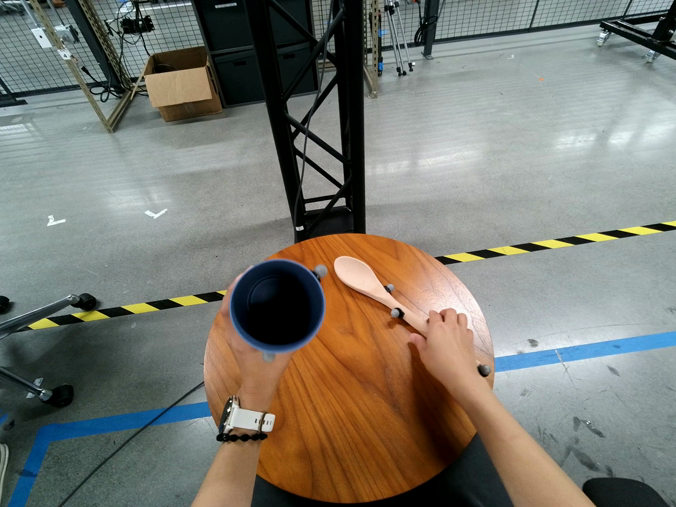
#> input picture report/arch/assets/video_2.png, 676 x 507 px, found by its file name; its folder holds 8 pictures in this run
$ python make_arch.py
#> lines starting #> are read from the running program, lines starting #| are printed output that depends on the picture
"""System architecture figure (style after the reference: coloured stage panels, white rounded method boxes, inline
thumbnails from our own data, colour-coded flow arrows). Output: arch.pdf / arch.svg / arch.png.
Assets: report/arch/assets (make_assets.py, make_assets2.py). Coordinates: 200 x 92 units."""
from pathlib import Path

import matplotlib
matplotlib.use("Agg")
import matplotlib.image as mpimg
import matplotlib.patheffects as pe
import matplotlib.pyplot as plt
from matplotlib.patches import FancyArrowPatch, FancyBboxPatch

D = Path("/scratch/kghasemz/v2d/report/arch")
A = D / "assets"
plt.rcParams.update({"font.family": "DejaVu Sans", "mathtext.fontset": "cm"})

C = {  # panel fill, border/accent, title
    "green": ("#e6f0dc", "#6aa84f", "#3f7a2a"),
    "yellow": ("#fbf0c9", "#d8a200", "#9a7000"),
    "grey": ("#ececea", "#9a9a95", "#555550"),
    "blue": ("#dce7f7", "#3b6fc4", "#214e94"),
    "red": ("#f7dcd8", "#d2463f", "#a8302a"),
    "robot": ("#e9e9e7", "#8d8d88", "#444440"),
}
PINK, GREYA = "#d2463f", "#8d8d88"

fig = plt.figure(figsize=(20, 9.2))
ax = fig.add_axes([0, 0, 1, 1])
ax.set_xlim(0, 200); ax.set_ylim(0, 92); ax.set_aspect("equal"); ax.axis("off")


def panel(x, y, w, h, key, title=None, title_y=None, fs=15.5):
    fc, ec, tc = C[key]
    ax.add_patch(FancyBboxPatch((x, y), w, h, boxstyle="round,pad=0,rounding_size=2.2", fc=fc, ec="none", zorder=0))
    if title:
        ax.text(x + w / 2, (title_y if title_y is not None else y + h - 3.2), title, ha="center", va="center",
                fontsize=fs, color=tc, weight="bold", zorder=5, linespacing=1.1)


def box(x, y, w, h, text, key, italic=False, fs=12, fill="white", lw=2.2, bold=False):
    fc, ec, tc = C[key]
    fs += 0.8
    ax.add_patch(FancyBboxPatch((x, y), w, h, boxstyle="round,pad=0,rounding_size=1.4", fc=fill, ec=ec, lw=lw, zorder=3))
    if text:
        ax.text(x + w / 2, y + h / 2, text, ha="center", va="center", fontsize=fs, color=tc,
                style="italic" if italic else "normal", weight="bold", zorder=4, linespacing=1.15)
    return (x, y, w, h)


def label(x, y, w, h, text, key, fs=11.5):
    fc, ec, tc = C[key]
    ax.add_patch(FancyBboxPatch((x, y), w, h, boxstyle="round,pad=0,rounding_size=1.2", fc=ec, ec="none", alpha=0.18, zorder=2))
    ax.text(x + w / 2, y + h / 2, text, ha="center", va="center", fontsize=fs, color=tc, zorder=4, linespacing=1.15)
    return (x, y, w, h)


def img(name, x, y, w, h, crop=None, frame=True):
#> called with name = 'video_2.png', x = 5, y = 58, w = 25.5, h = 19.1, frame = False
    a = mpimg.imread(A / name)
#> a is the input picture: shape (507, 676, 3) float32; mean R, G, B 0.476, 0.474, 0.439
    if crop:
        r0, r1, c0, c1 = crop
        a = a[int(r0 * a.shape[0]):int(r1 * a.shape[0]), int(c0 * a.shape[1]):int(c1 * a.shape[1])]
    ax.imshow(a, extent=(x, x + w, y, y + h), zorder=4, aspect="auto")
    if frame:
        ax.add_patch(FancyBboxPatch((x, y), w, h, boxstyle="round,pad=0,rounding_size=0.3", fc="none", ec="white", lw=1.4, zorder=5))


def arrow(p0, p1, col, rad=0.0, lw=2.4, ms=16, z=6):
    ax.add_patch(FancyArrowPatch(p0, p1, arrowstyle="-|>", mutation_scale=ms, color=col, lw=lw,
                                 connectionstyle=f"arc3,rad={rad}", zorder=z, shrinkA=0, shrinkB=1))


def elbow(pts, col, lw=2.4, z=6, halo=False):
    """Orthogonal polyline through pts, arrow head on the last segment."""
    xs, ys = zip(*pts[:-1])
    line, = ax.plot(list(xs) + [pts[-2][0]], list(ys) + [pts[-2][1]], color=col, lw=lw, zorder=z, solid_capstyle="round",
                    solid_joinstyle="round")
    if halo:
        line.set_path_effects([pe.Stroke(linewidth=lw + 3, foreground="white"), pe.Normal()])
    arrow(pts[-2], pts[-1], col, lw=lw, z=z)


def fat(p0, p1, col):
    arrow(p0, p1, col, lw=2.4, ms=16)


def R(b): return (b[0] + b[2], b[1] + b[3] / 2)
def L(b): return (b[0], b[1] + b[3] / 2)
def T(b): return (b[0] + b[2] / 2, b[1] + b[3])
#> call 4 of img, with name = 'hand4d.png', x = 104.5, y = 70.3, w = 19, h = 17, crop = (0.3, 0.8, 0.15, 0.9), frame = False
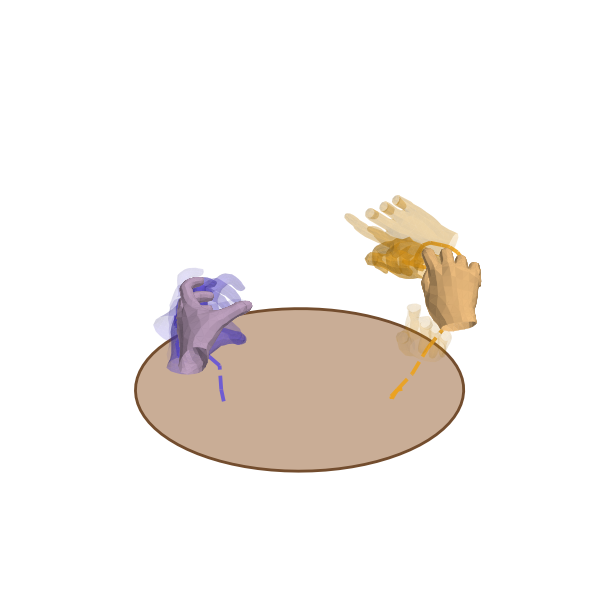
#> input picture report/arch/assets/hand4d.png, 602 x 602 px, found by its file name
#> in img, a is the input picture: shape (602, 602, 4) float32; mean R, G, B, A 0.941, 0.911, 0.887, 0.0979
#> in img (call 4), `a = a[int(r0 * a.shape[0]):int(r1 * a.shape[0]), int(c0 * a.shape[1]):..`:
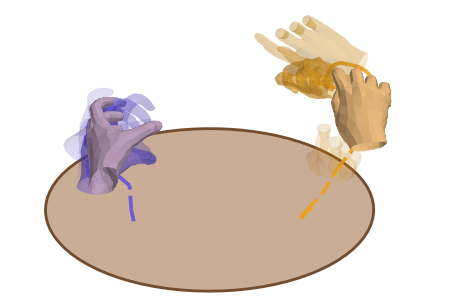
#> a: shape (301, 451, 4) float32; mean R, G, B, A 0.839, 0.762, 0.697, 0.261; transparent parts drawn white
def B(b): return (b[0] + b[2] / 2, b[1])


def math(x, y, s, fs=14, col="#222", ha="center"):
    ax.text(x, y, s, fontsize=fs, color=col, ha=ha, va="center", zorder=7)


def head(x, y, s, key, fs=13.2):
    ax.text(x, y, s, ha="center", fontsize=fs, color=C[key][2], weight="bold", zorder=6)


# ---------------- column 1: input ----------------
panel(2, 36, 36, 54, "green", "Egocentric Episode", title_y=86.6)
for k, (nm, dx, dy) in enumerate((("video_2.png", 0, 6), ("video_6.png", 2.2, 3), ("video_10.png", 4.4, 0))):   # stacked frames
    ax.add_patch(FancyBboxPatch((5.6 + dx, 51.2 + dy), 25.5, 19.1, boxstyle="round,pad=0,rounding_size=0.4", fc="#3a3a38",
                                ec="none", alpha=0.25, zorder=3))
    img(nm, 5 + dx, 52 + dy, 25.5, 19.1, frame=False)
label(9.95, 78.6, 20, 4.2, "raw video", "green", fs=11)
box(8.5, 40, 23, 7.5, "colour camera +\nmono stereo pair", "green", fs=10.5)
panel(2, 2, 36, 31, "green", "Task & Objects via VLM", title_y=29.8)
vlm = box(5, 20.5, 30, 6, "Qwen3-VL (local)", "green", italic=True, fs=13)
ax.text(20, 14.3, "“The person picks up a blue cup and a\nwooden spoon, stirs the contents of the\ncup with the spoon, "
        "and then places\nboth items back on the table.”", ha="center", va="center", fontsize=9.5, style="italic",
        color="#3f7a2a", linespacing=1.15)
obj = box(5, 3, 30, 6, "“wooden spoon”, “blue cup”", "green", fs=11.2)
arrow(B(vlm), (20, 18.0), C["green"][1], lw=2)
arrow((20, 10.6), T(obj), C["green"][1], lw=2)

# ---------------- column 2: estimators ----------------
YH = 78.75
panel(42, 70, 82, 20, "yellow", "Hand Estimator", title_y=87.4)
dh = box(44.5, YH - 4.25, 15, 8.5, "Dyn-HaMR", "yellow", italic=True, fs=13)
mf = box(63, YH - 3.75, 21, 7.5, "metric MANO\ntrajectory", "yellow", fs=11.5, fill="#fff8e0")
box(63, 71.2, 21, 3.1, "WiLoR stereo fallback (<2%)", "yellow", italic=True, fs=7.8)
hp = box(88, YH - 6.5, 15, 13, "hands out\nof objects", "yellow", fs=10.5, fill="#fff8e0")
img("hand4d.png", 104.5, 70.3, 19, 17, crop=(0.3, 0.8, 0.15, 0.9), frame=False)
math(114, 87.6, r"$\mathcal{M}^h_t$", 15)
arrow(R(dh), L(mf), C["yellow"][1]); arrow(R(mf), L(hp), C["yellow"][1]); arrow((103, YH), (106, YH), C["yellow"][1])

panel(42, 44, 82, 23, "grey", "Metric Geometry", title_y=64.6, fs=13.5)
fs_ = box(44.5, 54.5, 19.5, 6.5, "FoundationStereo", "grey", italic=True, fs=11)
ds = box(44.5, 46, 19.5, 6.5, "DROID-SLAM", "grey", italic=True, fs=11.5)
#> (the run stopped early here; a loop or call above may not have finished)
